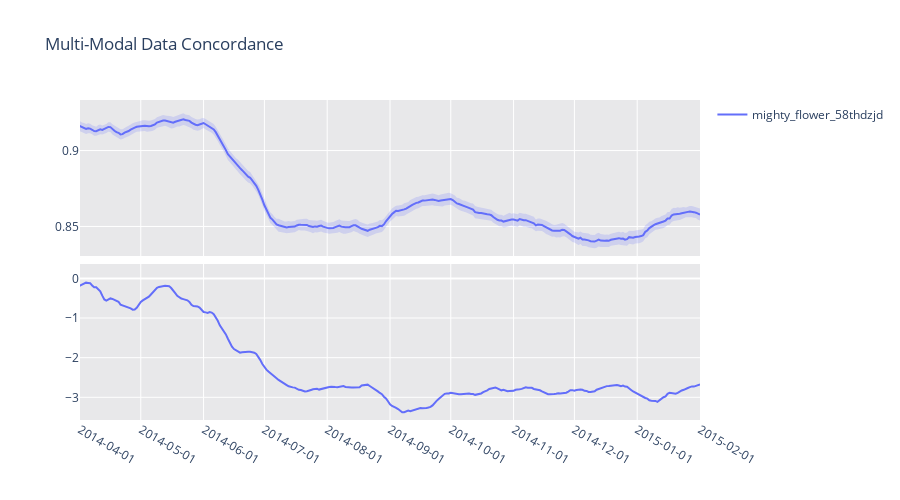

This figure's notebook cell:
### Code cell
from model_drift.figure_helper import FigureHelper
import pandas as pd

def smooth(y: pd.DataFrame, span=7):
    if span > 0:
        ys = y.ewm(span=span, ignore_na=False).mean()
        ys[y.isna()] = None
    else:
        ys = y    
    return ys

graph_start = "2014-04-01"
graph_end = "2015-02-01"

x = pd.date_range(pd.to_datetime(graph_start)-pd.DateOffset(n=30), pd.to_datetime(graph_end)+pd.DateOffset(n=30))
fh = FigureHelper(x, color_list=['#636EFA', '#EF553B', '#00CC96', '#AB63FA', '#8C564B', '#7f7f7f'])

perf_df = perf_df.reindex(x)
error_perf_df = error_perf_df.reindex(x)
mmc = mmc.reindex(x)

fh.add_trace(y=smooth(perf_df, span=7), 
                 yu=smooth(perf_df+error_perf_df, span=7),
                 yl=smooth(perf_df-error_perf_df, span=7), name=run, connectgaps=False, row=1, col=1, showlegend=True)

fh.add_trace(y=smooth(mmc, span=7), name=run, connectgaps=False, row=2, col=1)

fig = fh.make_fig(shared_xaxes=True, vertical_spacing=0.025)
fig.update_xaxes(showspikes=True, spikecolor="black", spikesnap="cursor", spikemode="across", spikethickness=1, 
                 range=[graph_start, graph_end])
fig.update_layout(spikedistance=1000, height=500, plot_bgcolor="#E8E8EA", title="Multi-Modal Data Concordance")

xaxis = dict(
        tickformat = '%Y-%m-%d',
        tickmode = 'linear',
        dtick = "M1"
    )
fig.update_layout(
    xaxis1=xaxis,
    xaxis2=xaxis,
)

fig.show()

### Figure 1 — Plotly figure (JSON) as saved in the notebook; plotly's stock layout.template omitted (floating-point values rounded to 4 significant figures; data arrays with more than 128 entries replaced by an {"elided": "..."} marker saying what was removed)
{"data": [{"connectgaps": false, "customdata": {"elided": "367x1 float values"}, "hovertemplate": "%{x}<br>mighty_flower_58thdzjd: %{y}<br><br>mighty_flower_58thdzjd=%{customdata[0]:.3f}<extra></extra>", "legendgroup": "mighty_flower_58thdzjd", "line": {"color": "#636EFA", "dash": "solid"}, "name": "mighty_flower_58thdzjd", "showlegend": true, "type": "scatter", "x": {"elided": "367 str values"}, "xaxis": "x", "y": {"elided": "367 float values"}, "yaxis": "y"}, {"connectgaps": false, "customdata": {"elided": "367x1 float values"}, "hovertemplate": "%{x}<br>mighty_flower_58thdzjd: %{y}<br><br>mighty_flower_58thdzjd=%{customdata[0]:.3f}<extra></extra>", "legendgroup": "mighty_flower_58thdzjd", "line": {"color": "#636EFA", "dash": "solid"}, "name": "mighty_flower_58thdzjd", "showlegend": false, "type": "scatter", "x": {"elided": "367 str values"}, "xaxis": "x2", "y": {"elided": "367 float values"}, "yaxis": "y2"}, {"connectgaps": false, "hoverinfo": "skip", "legendgroup": "mighty_flower_58thdzjd", "line": {"width": 0}, "name": "mighty_flower_58thdzjd", "showlegend": false, "type": "scatter", "x": {"elided": "337 str values"}, "xaxis": "x", "y": {"elided": "337 float values"}, "yaxis": "y"}, {"connectgaps": false, "fill": "tonexty", "fillcolor": "rgba(0.38823529411764707, 0.43137254901960786, 0.9803921568627451, 0.2)", "hoverinfo": "skip", "legendgroup": "mighty_flower_58thdzjd", "line": {"width": 0}, "name": "mighty_flower_58thdzjd", "showlegend": false, "type": "scatter", "x": {"elided": "337 str values"}, "xaxis": "x", "y": {"elided": "337 float values"}, "yaxis": "y"}], "layout": {"height": 500, "plot_bgcolor": "#E8E8EA", "spikedistance": 1000, "title": {"text": "Multi-Modal Data Concordance"}, "xaxis": {"anchor": "y", "domain": [0, 1], "dtick": "M1", "matches": "x2", "range": ["2014-04-01", "2015-02-01"], "showspikes": true, "showticklabels": false, "spikecolor": "black", "spikemode": "across", "spikesnap": "cursor", "spikethickness": 1, "tickformat": "%Y-%m-%d", "tickmode": "linear"}, "xaxis2": {"anchor": "y2", "domain": [0, 1], "dtick": "M1", "range": ["2014-04-01", "2015-02-01"], "showspikes": true, "spikecolor": "black", "spikemode": "across", "spikesnap": "cursor", "spikethickness": 1, "tickformat": "%Y-%m-%d", "tickmode": "linear"}, "yaxis": {"anchor": "x", "domain": [0.5125, 1]}, "yaxis2": {"anchor": "x2", "domain": [0, 0.4875]}}}
